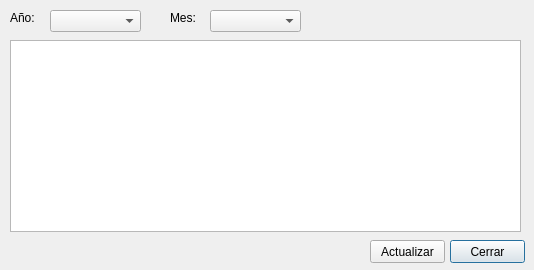
<?xml version="1.0" encoding="UTF-8"?>
<ui version="4.0">
 <class>frm_ver_prombruto</class>
 <widget class="QDialog" name="frm_ver_prombruto">
  <property name="geometry">
   <rect>
    <x>0</x>
    <y>0</y>
    <width>534</width>
    <height>270</height>
   </rect>
  </property>
  <property name="windowTitle">
   <string>Ver promedios brutos</string>
  </property>
  <property name="windowIcon">
   <iconset>
    <normaloff>../../img/windows/main.svg</normaloff>../../img/windows/main.svg</iconset>
  </property>
  <widget class="QTableWidget" name="tv_promediobruto">
   <property name="geometry">
    <rect>
     <x>10</x>
     <y>40</y>
     <width>511</width>
     <height>192</height>
    </rect>
   </property>
  </widget>
  <widget class="QPushButton" name="btn_cerrar">
   <property name="geometry">
    <rect>
     <x>450</x>
     <y>240</y>
     <width>75</width>
     <height>23</height>
    </rect>
   </property>
   <property name="text">
    <string>Cerrar</string>
   </property>
  </widget>
  <widget class="QLabel" name="lbl_0">
   <property name="geometry">
    <rect>
     <x>10</x>
     <y>10</y>
     <width>41</width>
     <height>16</height>
    </rect>
   </property>
   <property name="text">
    <string>Año:</string>
   </property>
  </widget>
  <widget class="QComboBox" name="comboBox">
   <property name="geometry">
    <rect>
     <x>50</x>
     <y>10</y>
     <width>91</width>
     <height>22</height>
    </rect>
   </property>
  </widget>
  <widget class="QComboBox" name="comboBox_2">
   <property name="geometry">
    <rect>
     <x>210</x>
     <y>10</y>
     <width>91</width>
     <height>22</height>
    </rect>
   </property>
  </widget>
  <widget class="QLabel" name="lbl_1">
   <property name="geometry">
    <rect>
     <x>170</x>
     <y>10</y>
     <width>41</width>
     <height>16</height>
    </rect>
   </property>
   <property name="text">
    <string>Mes:</string>
   </property>
  </widget>
  <widget class="QPushButton" name="btn_actualiza">
   <property name="geometry">
    <rect>
     <x>370</x>
     <y>240</y>
     <width>75</width>
     <height>23</height>
    </rect>
   </property>
   <property name="text">
    <string>Actualizar</string>
   </property>
  </widget>
 </widget>
 <tabstops>
  <tabstop>tv_promediobruto</tabstop>
 </tabstops>
 <resources/>
 <connections/>
</ui>
